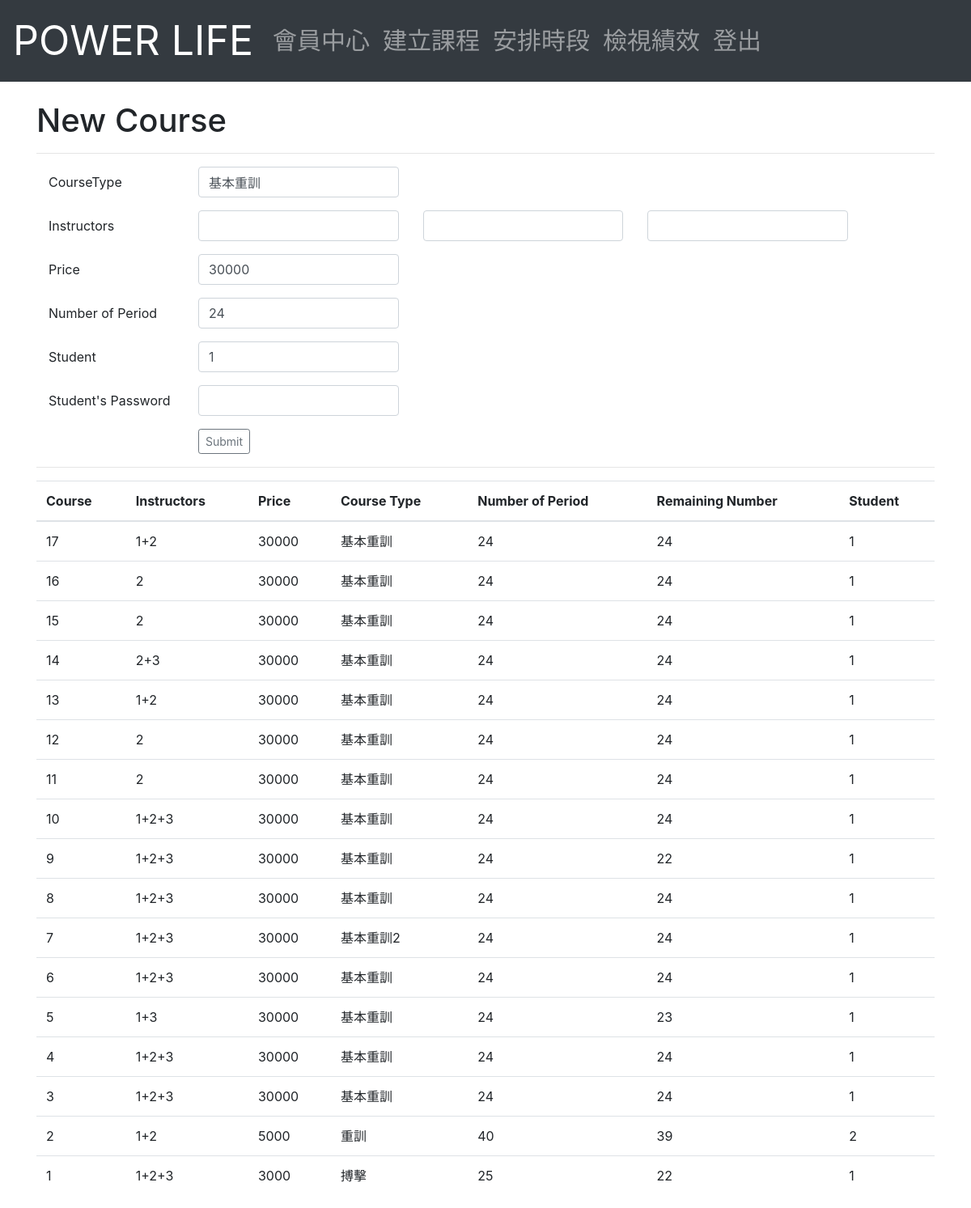
Page /Instructor/NewCourse.php on the earlier database version.
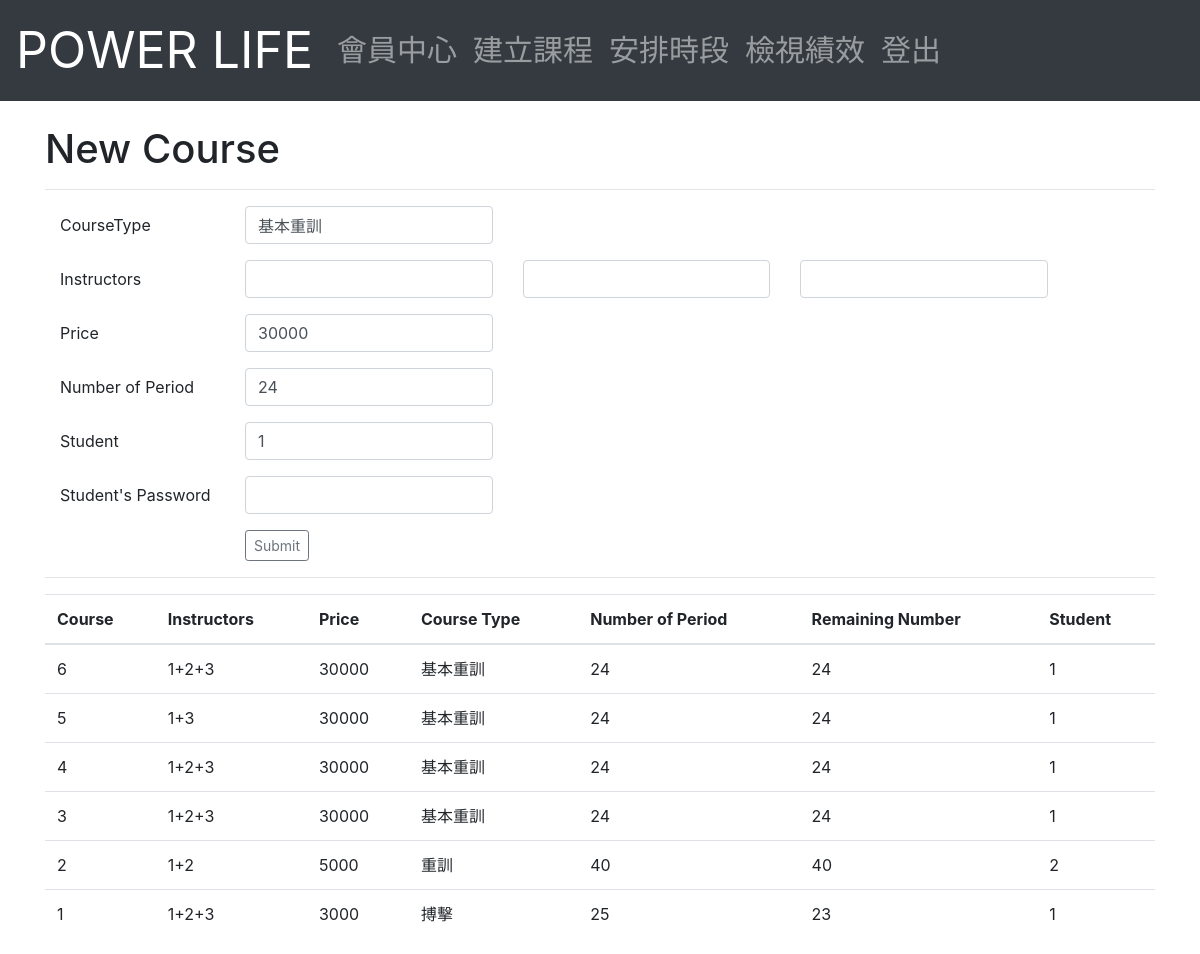
Same page on the later database version.
### tables this page shows
CREATE TABLE `course` (
  `Course_ID` int(6) NOT NULL,
  `M_ID` int(6) NOT NULL,
  `Price` int(6) NOT NULL,
  `Course_Type` varchar(40) DEFAULT NULL,
  `Number_of_Period` int(3) NOT NULL,
  `Remaining_Number` int(3) NOT NULL,
  `Open_Time` datetime NOT NULL DEFAULT CURRENT_TIMESTAMP
);

### Instructor/NewCourse.php (the view, shortened to what this page needs)
<?php
	require_once('database.php');
?>
<!DOCTYPE html>
<html lang="en">
<head>
    <link rel="stylesheet" href="https://stackpath.bootstrapcdn.com/bootstrap/4.1.3/css/bootstrap.min.css">
</head>
<body>
<?php echo file_get_contents('../navbar_I.html'); ?>
<div class="container">
<br>
<h1>New Course</h1>
<hr>
<form action="NewCourse.php" method="POST">
	<div class="container">
			<div class="form-group row">
				<label class="col-sm-2 col-form-label">CourseType</label>
				<div class="col-sm-3">
					<input class="form-control" type="text" name="CourseType" value="基本重訓"/>
				</div>
			</div>
			<div class="form-group row">
				<label class="col-sm-2 col-form-label">Instructors</label>
				<div class="col-sm-3">
					<input class="form-control" type="text" name="Instructors1"value=' <?php echo $_SESSION['ID'];?>' />
				</div>
				<div class="col-sm-3">
					<input class="form-control" type="text" name="Instructors2" />
				</div>
				<div class="col-sm-3">
					<input class="form-control" type="text" name="Instructors3"  />
				</div>
			</div>
			<div class="form-group row">
				<label class="col-sm-2 col-form-label">Price</label>
				<div class="col-sm-3">
					<input class="form-control" type="text" name="Price" value=30000 />
				</div>
			</div>
			<div class="form-group row">
				<label class="col-sm-2 col-form-label">Number of Period</label>
				<div class="col-sm-3">
					<input class="form-control" type="text" name="NumberofPeriod"  value=24 />
				</div>
			</div>
			<div class="form-group row">
				<label class="col-sm-2 col-form-label">Student</label>
				<div class="col-sm-3">
					<input class="form-control" type="text" name="Student" value=1 />
				</div>
			</div>
			<div class="form-group row">
				<label class="col-sm-2 col-form-label">Student's Password</label>
				<div class="col-sm-3">
					<input class="form-control" type="password" name="StudentPassword"  />
				</div>
			</div>
			<div class="form-group row">
				<label class="col-sm-2 col-form-label"></label>
				<div class="col-sm-3">
					<input class='btn btn-outline-secondary btn-sm' type="submit" value="Submit" />
				</div>
			</div>
	</div>
<hr>
<table class="table table-hover">
	<thead>
	<tr>
		<th>Course</th>
		<th>Instructors</th>
		<th>Price</th>
		<th>Course Type</th>
		<th>Number of Period</th>
		<th>Remaining Number</th>
		<th>Student</th>
	</tr>
	</thead>
	<tbody>
	<?php
		$result = mysqli_query($mysqli, "SELECT course.Course_ID, GROUP_CONCAT(compose.I_ID SEPARATOR '+'), Price, Course_Type, Number_of_Period, Remaining_Number, course.M_ID
		FROM `course`, `member`, `compose`
		WHERE course.M_ID = member.M_ID AND course.Course_ID = compose.Course_ID
		GROUP BY course.Course_ID
		ORDER BY course.Course_ID DESC;
		");
		while($query_data = mysqli_fetch_row($result)) {
		  echo "<tr>";
		  echo "<td>",$query_data[0], "</td>",
			   "<td>",$query_data[1], "</td>",
			   "<td>",$query_data[2], "</td>",
			   "<td>",$query_data[3], "</td>",
			   "<td>",$query_data[4], "</td>",
			   "<td>",$query_data[5], "</td>",
			   "<td>",$query_data[6], "</td>";
		  echo "</tr>";
		}
	?>
  	</tbody>
</table>
</div>
</body>
</html>

Differences in the rows shown:
removed course: Course_ID "17", query_data "1+2", Price "30000", Course_Type "基本重訓", Number_of_Period "24", Remaining_Number "24", M_ID "1"
removed course: Course_ID "16", query_data "2", Price "30000", Course_Type "基本重訓", Number_of_Period "24", Remaining_Number "24", M_ID "1"
removed course: Course_ID "15", query_data "2", Price "30000", Course_Type "基本重訓", Number_of_Period "24", Remaining_Number "24", M_ID "1"
removed course: Course_ID "14", query_data "2+3", Price "30000", Course_Type "基本重訓", Number_of_Period "24", Remaining_Number "24", M_ID "1"
removed course: Course_ID "13", query_data "1+2", Price "30000", Course_Type "基本重訓", Number_of_Period "24", Remaining_Number "24", M_ID "1"
removed course: Course_ID "12", query_data "2", Price "30000", Course_Type "基本重訓", Number_of_Period "24", Remaining_Number "24", M_ID "1"
removed course: Course_ID "11", query_data "2", Price "30000", Course_Type "基本重訓", Number_of_Period "24", Remaining_Number "24", M_ID "1"
removed course: Course_ID "10", query_data "1+2+3", Price "30000", Course_Type "基本重訓", Number_of_Period "24", Remaining_Number "24", M_ID "1"
removed course: Course_ID "9", query_data "1+2+3", Price "30000", Course_Type "基本重訓", Number_of_Period "24", Remaining_Number "22", M_ID "1"
removed course: Course_ID "8", query_data "1+2+3", Price "30000", Course_Type "基本重訓", Number_of_Period "24", Remaining_Number "24", M_ID "1"
removed course: Course_ID "7", query_data "1+2+3", Price "30000", Course_Type "基本重訓2", Number_of_Period "24", Remaining_Number "24", M_ID "1"
changed course id 5: Remaining_Number "23" → "24"
changed course "重訓": Remaining_Number "39" → "40"
changed course "搏擊": Remaining_Number "22" → "23"
